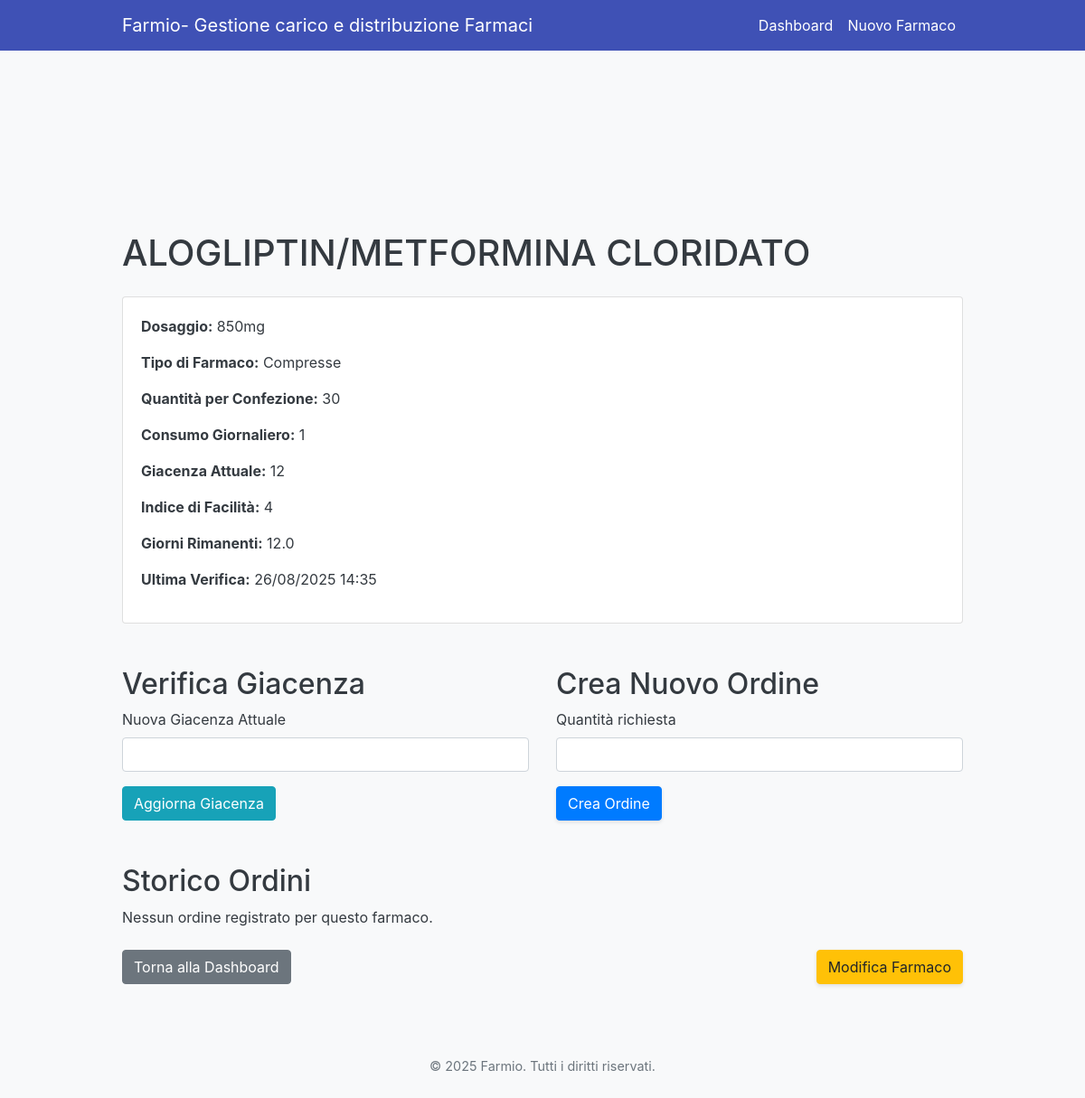
/farmaco/7, run on the app's committed database.
### farmiomodels.py (models this page shows, shortened)
class Farmaco(db.Model):
    id = db.Column(db.Integer, primary_key=True)
    nome = db.Column(db.String(100), nullable=False)
    dosaggio = db.Column(db.String(50))
    tipo_farmaco = db.Column(db.String(50))
    quantita_contenuto = db.Column(db.Integer)
    consumo_giornaliero = db.Column(db.Integer)
    quantita_attuale = db.Column(db.Integer)
    ultima_verifica = db.Column(db.DateTime, default=datetime.now(UTC))
    indice_facilita = db.Column(db.Integer, default=2)

### farmio.py (the view)
@app.route('/farmaco/<int:farmaco_id>')
def dettaglio_farmaco(farmaco_id):
    farmaco = Farmaco.query.get_or_404(farmaco_id)
    ordini = Ordine.query.filter_by(farmaco_id=farmaco.id).order_by(Ordine.data.desc()).all()
    if farmaco.consumo_giornaliero > 0:
        giorni_rimanenti = farmaco.quantita_attuale / farmaco.consumo_giornaliero
    else:
        giorni_rimanenti = float('inf')
    return render_template('dettaglio_farmaco.html', farmaco=farmaco, ordini=ordini, giorni_rimanenti=round(giorni_rimanenti, 1))

### templates/dettaglio_farmaco.html (shortened to what this page needs)
<!DOCTYPE html>
<html lang="it">
<head>
    <link href="https://stackpath.bootstrapcdn.com/bootstrap/4.5.2/css/bootstrap.min.css" rel="stylesheet">
    <link rel="stylesheet" href="{{ url_for('static', filename='style.css') }}">
</head>
<body>
    {% include 'nav.html' %}
    <div class="container mt-5 pt-5">
        <h1 class="mb-4">{{ farmaco.nome }}</h1>
        <div class="card mb-4">
            <div class="card-body">
                <p><strong>Dosaggio:</strong> {{ farmaco.dosaggio }}</p>
                <p><strong>Tipo di Farmaco:</strong> {{ farmaco.tipo_farmaco.capitalize() }}</p>
                <p><strong>Quantità per Confezione:</strong> {{ farmaco.quantita_contenuto }}</p>
                <p><strong>Consumo Giornaliero:</strong> {{ farmaco.consumo_giornaliero }}</p>
                <p><strong>Giacenza Attuale:</strong> {{ farmaco.quantita_attuale }}</p>
                <p><strong>Indice di Facilità:</strong> {{ farmaco.indice_facilita }}</p>
                {% if farmaco.consumo_giornaliero > 0 %}
                    <p><strong>Giorni Rimanenti:</strong> {{ '%.1f'|format(giorni_rimanenti) }}</p>
                {% else %}
                    <p><strong>Giorni Rimanenti:</strong> N/A (Consumo 0)</p>
                {% endif %}
                <p><strong>Ultima Verifica:</strong> {{ farmaco.ultima_verifica.strftime('%d/%m/%Y %H:%M') }}</p>
            </div>
        </div>
        <div class="row">
            <div class="col-md-6">
                <h2 class="mt-4">Verifica Giacenza</h2>
                <form action="{{ url_for('verifica_farmaco', farmaco_id=farmaco.id) }}" method="POST">
                    <div class="form-group">
                        <label for="quantita_attuale">Nuova Giacenza Attuale</label>
                        <input type="number" class="form-control" id="quantita_attuale" name="quantita_attuale" required>
                    </div>
                    <button type="submit" class="btn btn-info">Aggiorna Giacenza</button>
                </form>
            </div>
            <div class="col-md-6">
                <h2 class="mt-4">Crea Nuovo Ordine</h2>
                <form action="{{ url_for('nuovo_ordine', farmaco_id=farmaco.id) }}" method="POST">
                    <div class="form-group">
                        <label for="quantita_richiesta">Quantità richiesta</label>
                        <input type="number" class="form-control" id="quantita_richiesta" name="quantita_richiesta" required>
                    </div>
                    <button type="submit" class="btn btn-primary">Crea Ordine</button>
                </form>
            </div>
        </div>
        <h2 class="mt-5">Storico Ordini</h2>
        {% if ordini %}
            <div class="list-group">
                {% for ordine in ordini %}
                    <div class="list-group-item d-flex justify-content-between align-items-center">
                        <div>
                            <strong>Ordine del:</strong> {{ ordine.data.strftime('%d/%m/%Y %H:%M') }}<br>
                            <strong>Quantità:</strong> {{ ordine.quantita_richiesta }}<br>
                            <strong>Stato:</strong> {{ ordine.stato.capitalize() }}
                        </div>
                        <div class="btn-group" role="group">
                            {% if ordine.stato == 'richiesta' %}
                                <a href="{{ url_for('aggiorna_stato_ordine', ordine_id=ordine.id, stato_id='conferma') }}" class="btn btn-sm btn-success">Conferma</a>
                                <form action="{{ url_for('annulla_ordine', ordine_id=ordine.id) }}" method="POST" class="d-inline ml-2">
                                    <button type="submit" class="btn btn-sm btn-danger">Annulla</button>
                                </form>
                            {% elif ordine.stato == 'confermata' %}
                                <a href="{{ url_for('aggiorna_stato_ordine', ordine_id=ordine.id, stato_id='acquisisci') }}" class="btn btn-sm btn-info">Acquisisci</a>
                                <form action="{{ url_for('annulla_ordine', ordine_id=ordine.id) }}" method="POST" class="d-inline ml-2">
                                    <button type="submit" class="btn btn-sm btn-danger">Annulla</button>
                                </form>
                            {% elif ordine.stato == 'acquisita' %}
                                <span class="badge badge-success">Acquisito</span>
                            {% elif ordine.stato == 'annullato' %}
                                <span class="badge badge-danger">Annullato</span>
                            {% endif %}
                        </div>
                    </div>
                {% endfor %}
            </div>
        {% else %}
            <p>Nessun ordine registrato per questo farmaco.</p>
        {% endif %}
        <div class="mt-4 d-flex justify-content-between">
            <a href="{{ url_for('dashboard') }}" class="btn btn-secondary">Torna alla Dashboard</a>
            <a href="{{ url_for('modifica_farmaco', farmaco_id=farmaco.id) }}" class="btn btn-warning">Modifica Farmaco</a>
        </div>
    </div>
    <footer class="footer">
        <div class="container">
            <p>&copy; 2025 Farmio. Tutti i diritti riservati.</p>
        </div>
    </footer>
</body>
</html>

### static/style.css (style rules this page uses)
body { padding-top: 10rem; font-family: -apple-system, BlinkMacSystemFont, "Segoe UI", Roboto, "Helvetica Neue", Arial, sans-serif; background-color: #f8f9fa; color: #343a40; }
.container { max-width: 960px; }
.btn-primary, .btn-success, .btn-danger, .btn-warning { box-shadow: 0 2px 4px rgba(0, 0, 0, 0.1); transition: transform 0.2s; }
.footer { text-align: center; padding: 2rem 0; margin-top: 3rem; color: #6c757d; font-size: 0.9rem; }

### data on the page
Farmaco: nome "ALOGLIPTIN/METFORMINA CLORIDATO", dosaggio "850mg", tipo_farmaco "Compresse", quantita_contenuto "30", consumo_giornaliero "1", quantita_attuale "12", indice_facilita "4", ultima_verifica "26/08/2025 14:35"

### other printed values
{{ '%.1f'|format(giorni_rimanenti) }} "12.0"
